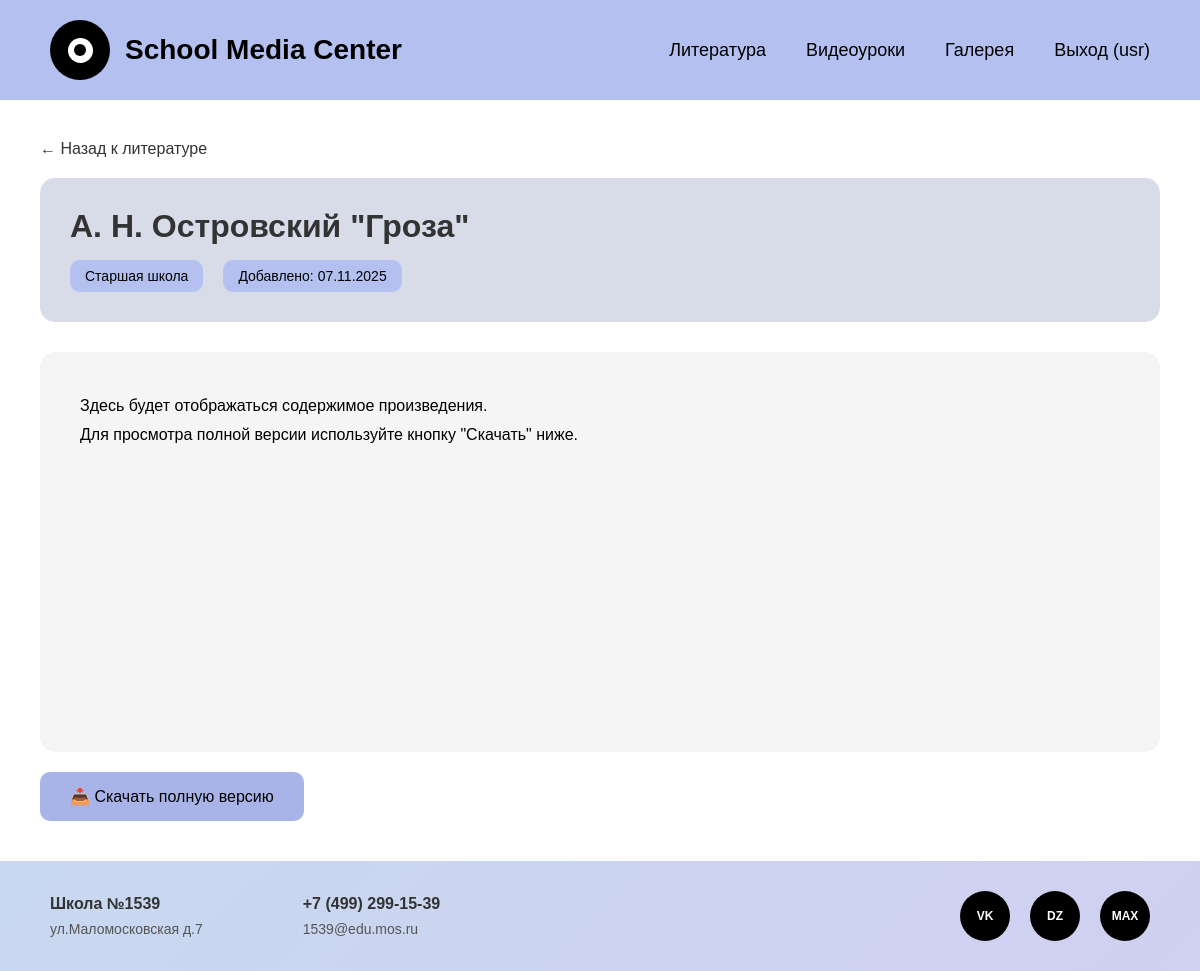
Screenshot of /literature/view/1/ (signed in) with the database file from the repository.
### media_center/models.py (models this page shows, shortened)
class User(AbstractUser):
    ROLES = [
        ('student', 'Ученик'),
        ('admin', 'Администратор'),
    ]
    role = models.CharField(max_length=10, choices=ROLES, default='student', verbose_name='Роль')
    class Meta:
        db_table = 'users'
        verbose_name = 'Пользователь'
        verbose_name_plural = 'Пользователи'

class Literature(models.Model):
    group = models.ForeignKey(SchoolClass, on_delete=models.CASCADE, related_name='literature', verbose_name='Класс')
    title = models.CharField(max_length=200, verbose_name='Название')
    file_url = models.URLField(verbose_name='Ссылка на файл')
    created_at = models.DateTimeField(auto_now_add=True)
    class Meta:
        db_table = 'literature'
        verbose_name = 'Литература'
        verbose_name_plural = 'Литература'
        ordering = ['-created_at']

class SchoolClass(models.Model):
    name = models.CharField(max_length=100, verbose_name='Название класса')
    class Meta:
        db_table = 'groups'
        verbose_name = 'Учебный класс'
        verbose_name_plural = 'Учебные классы'

### media_center/views.py (the view)
# urls.py: path('literature/view/<int:lit_id>/', views.literature_view, name='literature_view'),
@login_required(login_url='media_center:login')
def literature_view(request, lit_id):
    literature = get_object_or_404(Literature, id=lit_id)
    context = get_context(request)
    context['literature'] = literature
    return render(request, 'literature_view.html', context)

### media_center/views.py (called while the page is built)
def get_context(request):
    return {
        'school_name': 'Школа №1539',
        'address': 'ул.Маломосковская д.7',
        'phone': '+7 (499) 299-15-39',
        'email': '1539@edu.mos.ru',
        'is_authenticated': request.user.is_authenticated,
        'user': request.user if request.user.is_authenticated else None
    }

### media_center/templates/literature_view.html (shortened to what this page needs)
<!DOCTYPE html>
<html lang="ru">
<head>
</head>
<body>
    <header class="header">
        <div class="logo-container">
            <div class="logo"></div>
            <a href="{% url 'media_center:index' %}" class="logo-text">School Media Center</a>
        </div>
        <nav class="nav">
            <a href="{% url 'media_center:literature_levels' %}">Литература</a>
            <a href="{% url 'media_center:video_levels' %}">Видеоуроки</a>
            <a href="{% url 'media_center:gallery_folders' %}">Галерея</a>
            {% if is_authenticated %}
                <a href="{% url 'media_center:logout' %}">Выход ({{ user.username }})</a>
            {% else %}
                <a href="{% url 'media_center:login' %}">Вход</a>
            {% endif %}
        </nav>
    </header>
    <main class="main-content">
        <a href="{% url 'media_center:literature_levels' %}" class="back-link">← Назад к литературе</a>
        <div class="literature-header">
            <h1 class="literature-title">{{ literature.title }}</h1>
            <div class="literature-meta">
                <span class="meta-item">{{ literature.group.name }}</span>
                <span class="meta-item">Добавлено: {{ literature.created_at|date:"d.m.Y" }}</span>
            </div>
        </div>
        <div class="literature-content">
            <p>Здесь будет отображаться содержимое произведения.</p>
            <p>Для просмотра полной версии используйте кнопку "Скачать" ниже.</p>
        </div>
        <a href="{{ literature.file_url }}" class="download-btn" target="_blank">📥 Скачать полную версию</a>
    </main>
    <footer class="footer">
        <div class="footer-info">
            <div class="footer-block">
                <h3>{{ school_name }}</h3>
                <p>{{ address }}</p>
            </div>
            <div class="footer-block">
                <h3>{{ phone }}</h3>
                <p>{{ email }}</p>
            </div>
        </div>
        <div class="social-icons">
            <a href="#" class="social-icon" title="VK">VK</a>
            <a href="#" class="social-icon" title="Dzen">DZ</a>
            <a href="#" class="social-icon" title="Max">MAX</a>
        </div>
    </footer>
</body>
</html>

### media_center/templates/literature_view.html (style rules this page uses)
* { margin: 0; padding: 0; box-sizing: border-box; }
body { font-family: Arial, sans-serif; background-color: #ffffff; min-height: 100vh; display: flex; flex-direction: column; }
.header { background: #B4C0EF; padding: 20px 50px; display: flex; justify-content: space-between; align-items: center; }
.logo-container { display: flex; align-items: center; gap: 15px; }
.logo { width: 60px; height: 60px; background-color: #000; border-radius: 50%; display: flex; align-items: center; justify-content: center; position: relative; }
.logo::before { content: ''; width: 25px; height: 25px; background-color: #fff; border-radius: 50%; position: absolute; }
.logo::after { content: ''; width: 12px; height: 12px; background-color: #000; border-radius: 50%; position: absolute; }
.logo-text { font-size: 28px; font-weight: bold; color: #000; text-decoration: none; }
.nav { display: flex; gap: 40px; }
.nav a { color: #000; text-decoration: none; font-size: 18px; font-weight: 500; transition: opacity 0.3s; }
.main-content { flex: 1; padding: 40px; background-color: #FFFFFF; max-width: 1200px; margin: 0 auto; width: 100%; }
.back-link { display: inline-block; margin-bottom: 20px; color: #333; text-decoration: none; font-size: 16px; }
.literature-header { background-color: #D8DCE8; padding: 30px; border-radius: 15px; margin-bottom: 30px; }
.literature-title { font-size: 32px; margin-bottom: 15px; color: #333; }
.literature-meta { display: flex; gap: 20px; flex-wrap: wrap; }
.meta-item { padding: 8px 15px; background-color: #B4C0EF; border-radius: 10px; font-size: 14px; }
.literature-content { background-color: #f5f5f5; padding: 40px; border-radius: 15px; min-height: 400px; line-height: 1.8; font-size: 16px; }
.download-btn { display: inline-block; padding: 15px 30px; background-color: #A8B4E8; color: #000; text-decoration: none; border-radius: 10px; font-weight: 500; transition: background-color 0.3s; margin-top: 20px; font-size: 16px; }
.footer { background: linear-gradient(135deg, #c8d8f0 0%, #d0d0f0 100%); padding: 30px 50px; display: flex; justify-content: space-between; align-items: center; }
.footer-info { display: flex; gap: 100px; }
.footer-block h3 { font-size: 16px; font-weight: bold; margin-bottom: 8px; color: #333; }
.footer-block p { font-size: 14px; color: #555; }
.social-icons { display: flex; gap: 20px; }
.social-icon { width: 50px; height: 50px; background-color: #000; border-radius: 50%; display: flex; align-items: center; justify-content: center; color: #fff; font-weight: bold; text-decoration: none; transition: transform 0.3s; font-size: 12px; }

### rows the page displays
User: username "usr"
Literature: title "А. Н. Островский \"Гроза\"", group.name "Старшая школа", created_at "07.11.2025"

### other values shown
{{ school_name }} "Школа №1539"
{{ address }} "ул.Маломосковская д.7"
{{ phone }} "+7 (499) 299-15-39"
{{ email }} "1539@edu.mos.ru"
